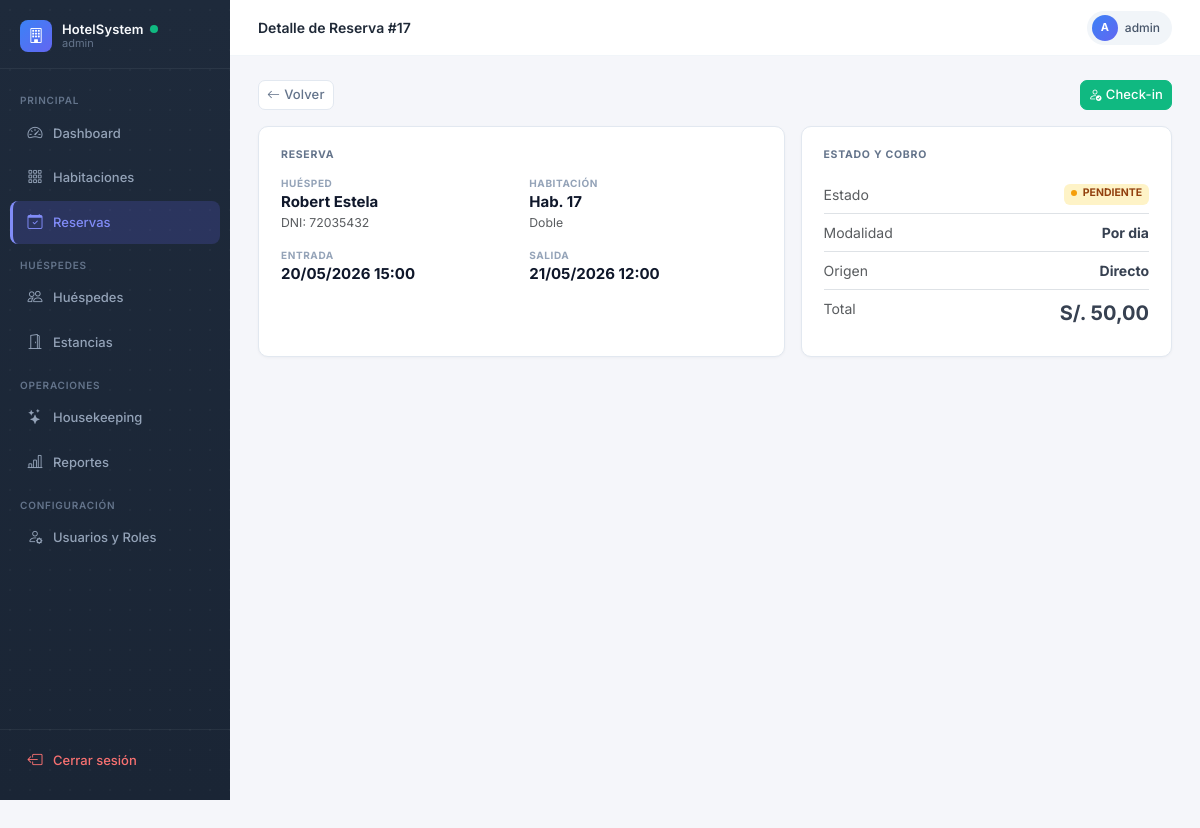
The page /reservas/17/ (signed in) on the database as committed earlier.
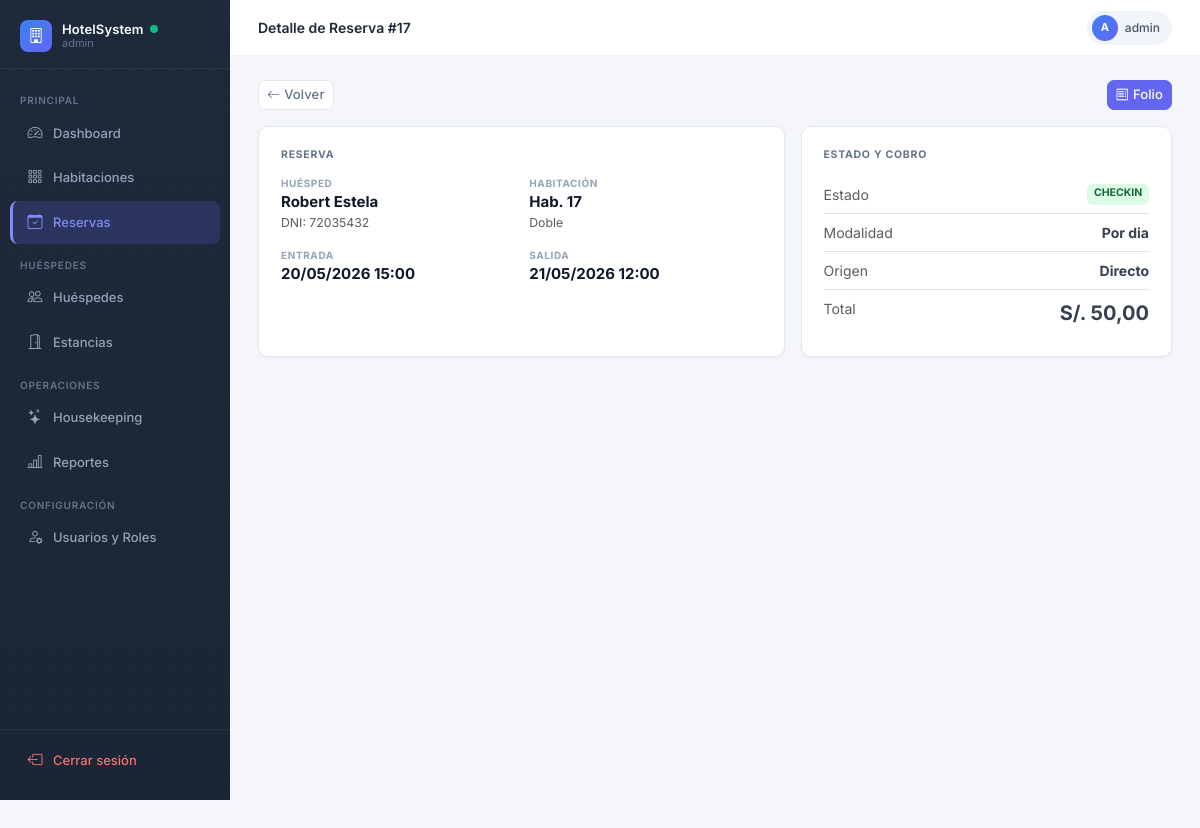
The same page on the database as committed later.
### reservas/models.py (models this page shows, shortened)
class Reserva(models.Model):
    POR_DIA = 'DIA'
    POR_HORA = 'HORA'
    MODALIDAD_CHOICES = [
        (POR_DIA, 'Por dia'),
        (POR_HORA, 'Por horas'),
    ]
    PENDIENTE = 'PENDIENTE'
    CONFIRMADA = 'CONFIRMADA'
    CHECKIN = 'CHECKIN'
    CHECKOUT = 'CHECKOUT'
    CANCELADA = 'CANCELADA'
    ESTADO_CHOICES = [
        (PENDIENTE, 'Pendiente'),
        (CONFIRMADA, 'Confirmada'),
        (CHECKIN, 'Check-In realizado'),
        (CHECKOUT, 'Check-Out realizado'),
        (CANCELADA, 'Cancelada'),
    ]
    DIRECTO = 'DIRECTO'
    WEB = 'WEB'
    AGENCIA = 'AGENCIA'
    ORIGEN_CHOICES = [
        (DIRECTO, 'Directo'),
        (WEB, 'Web'),
        (AGENCIA, 'Agencia'),
    ]
    hotel = models.ForeignKey(Hotel, on_delete=models.CASCADE, related_name='reservas')
    huesped = models.ForeignKey(Huesped, on_delete=models.CASCADE, related_name='reservas')
    habitacion = models.ForeignKey(Habitacion, on_delete=models.SET_NULL, null=True, blank=True, related_name='reservas')
    fecha_entrada = models.DateField()
    fecha_salida = models.DateField()
    fecha_hora_entrada = models.DateTimeField(null=True, blank=True)
    fecha_hora_salida = models.DateTimeField(null=True, blank=True)
    modalidad = models.CharField(max_length=10, choices=MODALIDAD_CHOICES, default=POR_DIA)
    duracion_horas = models.DecimalField(max_digits=5, decimal_places=2, default=0)
    tolerancia_minutos = models.PositiveIntegerField(default=10)
    cargo_extra_desde_minutos = models.PositiveIntegerField(default=30)
    num_adultos = models.IntegerField(default=1, validators=[MinValueValidator(1)])
    estado = models.CharField(max_length=20, choices=ESTADO_CHOICES, default=PENDIENTE)
    precio_total = models.DecimalField(max_digits=10, decimal_places=2, default=0)
    origen = models.CharField(max_length=10, choices=ORIGEN_CHOICES, default=DIRECTO)
    created_at = models.DateTimeField(auto_now_add=True)
    class Meta:
        verbose_name = 'Reserva'
        verbose_name_plural = 'Reservas'

### huespedes/models.py (models this page shows, shortened)
class Huesped(models.Model):
    DNI = 'DNI'
    PASAPORTE = 'PASAPORTE'
    CE = 'CE'
    TIPO_DOC_CHOICES = [
        (DNI, 'DNI'),
        (PASAPORTE, 'Pasaporte'),
        (CE, 'Carné de Extranjería'),
    ]
    tipo_doc = models.CharField(max_length=10, choices=TIPO_DOC_CHOICES, default=DNI)
    num_doc = models.CharField(max_length=20, unique=True)
    nombres = models.CharField(max_length=100)
    apellidos = models.CharField(max_length=100)
    email = models.EmailField(blank=True, null=True)
    telefono = models.CharField(max_length=20, blank=True, null=True)
    nacionalidad = models.CharField(max_length=50, default='Peruana')
    created_at = models.DateTimeField(auto_now_add=True)
    class Meta:
        verbose_name = 'Huésped'
        verbose_name_plural = 'Huéspedes'

### hotel/models.py (models this page shows, shortened)
class Habitacion(models.Model):
    DISPONIBLE = 'DISPONIBLE'
    OCUPADA = 'OCUPADA'
    LIMPIEZA = 'LIMPIEZA'
    MANTENIMIENTO = 'MANTENIMIENTO'
    ESTADO_CHOICES = [
        (DISPONIBLE, 'Disponible'),
        (OCUPADA, 'Ocupada'),
        (LIMPIEZA, 'En Limpieza'),
        (MANTENIMIENTO, 'En Mantenimiento'),
    ]
    hotel = models.ForeignKey(Hotel, on_delete=models.CASCADE, related_name='habitaciones')
    tipo = models.ForeignKey(TipoHabitacion, on_delete=models.CASCADE, related_name='habitaciones')
    numero = models.CharField(max_length=10)
    piso = models.IntegerField()
    estado = models.CharField(max_length=20, choices=ESTADO_CHOICES, default=DISPONIBLE)
    imagen_url = models.URLField(blank=True, null=True)
    imagenes_urls = models.JSONField(default=list, blank=True)
    class Meta:
        verbose_name = 'Habitación'
        verbose_name_plural = 'Habitaciones'
        unique_together = ['hotel', 'numero']

class TipoHabitacion(models.Model):
    hotel = models.ForeignKey(Hotel, on_delete=models.CASCADE, related_name='tipos_habitacion')
    nombre = models.CharField(max_length=100)
    capacidad = models.IntegerField(validators=[MinValueValidator(1)])
    precio_base = models.DecimalField(max_digits=10, decimal_places=2)
    amenidades = models.JSONField(default=list)
    class Meta:
        verbose_name = 'Tipo de Habitación'
        verbose_name_plural = 'Tipos de Habitación'

### views_frontend.py (the view)
# urls.py: path('reservas/<int:reserva_id>/', reserva_detalle, name='reserva_detalle'),
@login_required
def reserva_detalle(request, reserva_id):
    if not _es_recepcionista(request.user):
        return _acceso_denegado(request)
    reserva = get_object_or_404(
        Reserva.objects.select_related('huesped', 'habitacion__tipo', 'hotel'),
        id=reserva_id,
    )
    estancia = getattr(reserva, 'estancia', None)
    return render(request, 'reservas/detalle.html', {
        'reserva': reserva,
        'estancia': estancia,
    })

### views_frontend.py (called while the page is built)
def _es_admin(user):
    return user.is_superuser or user.groups.filter(name='admin').exists()

def _es_recepcionista(user):
    return _es_admin(user) or user.groups.filter(name='recepcionista').exists()

### templates/reservas/detalle.html (shortened to what this page needs)
{% extends 'base.html' %}
{% block page_title %}Detalle de Reserva #{{ reserva.id }}{% endblock %}
{% block content %}
<div class="form-shell">
  <div class="d-flex justify-content-between align-items-center mb-3">
    <a href="/reservas/" class="btn btn-sm btn-outline-secondary"><i class="bi bi-arrow-left me-1"></i>Volver</a>
    <div class="d-flex gap-2">
      {% if reserva.estado == 'PENDIENTE' or reserva.estado == 'CONFIRMADA' %}
      <a href="/reservas/{{ reserva.id }}/checkin/" class="btn btn-sm btn-success"><i class="bi bi-person-check me-1"></i>Check-in</a>
      {% elif estancia %}
      <a href="/estancias/{{ estancia.id }}/folio/" class="btn btn-sm btn-primary"><i class="bi bi-receipt me-1"></i>Folio</a>
      {% endif %}
    </div>
  </div>
  <div class="row g-3">
    <div class="col-lg-7">
      <div class="form-panel h-100">
        <div class="form-section-title">Reserva</div>
        <div class="row g-3">
          <div class="col-md-6">
            <div class="summary-label">Huésped</div>
            <div class="summary-value">{{ reserva.huesped.nombres }} {{ reserva.huesped.apellidos }}</div>
            <div class="text-muted small">{{ reserva.huesped.tipo_doc }}: {{ reserva.huesped.num_doc }}</div>
          </div>
          <div class="col-md-6">
            <div class="summary-label">Habitación</div>
            <div class="summary-value">Hab. {{ reserva.habitacion.numero|default:"Sin asignar" }}</div>
            <div class="text-muted small">{{ reserva.habitacion.tipo.nombre|default:"" }}</div>
          </div>
          <div class="col-md-6">
            <div class="summary-label">Entrada</div>
            <div class="summary-value">{{ reserva.fecha_hora_entrada|date:"d/m/Y H:i" }}</div>
          </div>
          <div class="col-md-6">
            <div class="summary-label">Salida</div>
            <div class="summary-value">{{ reserva.fecha_hora_salida|date:"d/m/Y H:i" }}</div>
          </div>
        </div>
      </div>
    </div>
    <div class="col-lg-5">
      <div class="form-panel h-100">
        <div class="form-section-title">Estado y cobro</div>
        <div class="d-flex justify-content-between py-2 border-bottom">
          <span class="text-muted">Estado</span>
          <span class="badge badge-{{ reserva.estado|lower }}">{{ reserva.estado }}</span>
        </div>
        <div class="d-flex justify-content-between py-2 border-bottom">
          <span class="text-muted">Modalidad</span>
          <strong>{{ reserva.get_modalidad_display }}</strong>
        </div>
        <div class="d-flex justify-content-between py-2 border-bottom">
          <span class="text-muted">Origen</span>
          <strong>{{ reserva.get_origen_display }}</strong>
        </div>
        <div class="d-flex justify-content-between py-2">
          <span class="text-muted">Total</span>
          <strong class="fs-5">S/. {{ reserva.precio_total }}</strong>
        </div>
      </div>
    </div>
  </div>
</div>
{% endblock %}

Rows that differ between the two databases and show on the page:
changed Reserva "Por dia": estado "PENDIENTE" → "CHECKIN"
Other text that changed with them:
text no longer shown: "Check-in"
text now shown: "Folio"
